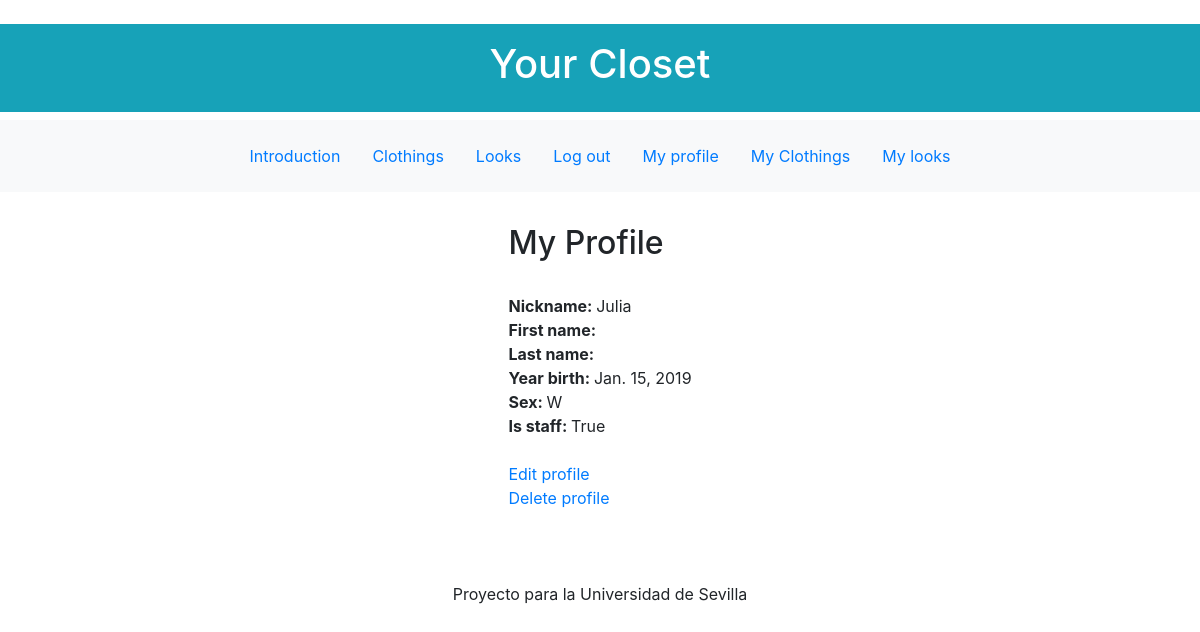
Screenshot of /profile/ (signed in) with the database file from the repository.
### clothesLookApp/models.py (models this page shows)
class User(AbstractBaseUser, PermissionsMixin):
    SEX_OPTIONS = (
        ('M', 'Man'),
        ('W', 'Woman'),
    )
    nickName = models.CharField(_('Nick Name'),unique=True, max_length=30)
    first_name = models.CharField(_('First name'),max_length=30, blank=True)
    last_name = models.CharField(_('Last name'),max_length=60, blank=True)
    year_birth = models.DateField(_('Year of Birth'),null=True)
    sex = models.CharField(_('Sex'),max_length=1, choices=SEX_OPTIONS, null=True)
    is_active = models.BooleanField(_('Is active'),default=True)
    is_staff = models.BooleanField(_('Is staf'),default=False)
    objects = UserManager()
    USERNAME_FIELD = 'nickName'
    REQUIRED_FIELDS = []

### clothesLookApp/views.py (the view)
# urls.py: path('profile/', views.profile, name='profile'),
def profile(request):
    if request.user.is_authenticated:
        user = request.user
        return render(request, 'profile.html', {"user": user})

### templates/profile.html
{% extends 'banner.html' %}
{% block contenido %}
    <h2>My Profile</h2>
    <br>
    <strong>Nickname: </strong>{{ user.nickName }}
    <br>
    <strong>First name: </strong>{{ user.first_name }}
    <br>
    <strong>Last name: </strong>{{ user.last_name }}
    <br>
    <strong>Year birth: </strong>{{ user.year_birth }}
    <br>
    <strong>Sex: </strong>{{ user.sex }}
    <br>
    <strong>Is staff: </strong>{{ user.is_staff }}
     <br>
      <br>
      <h7><a   href='edit_user/{{user.id}}'>Edit profile</a><br></h7>
      <h7><a   href='delete_user/{{user.id}}'>Delete profile</a><br></h7>
{% endblock %}

### rows the page displays
User: nickName "Julia", year_birth "Jan. 15, 2019", sex "W", is_staff "True"
